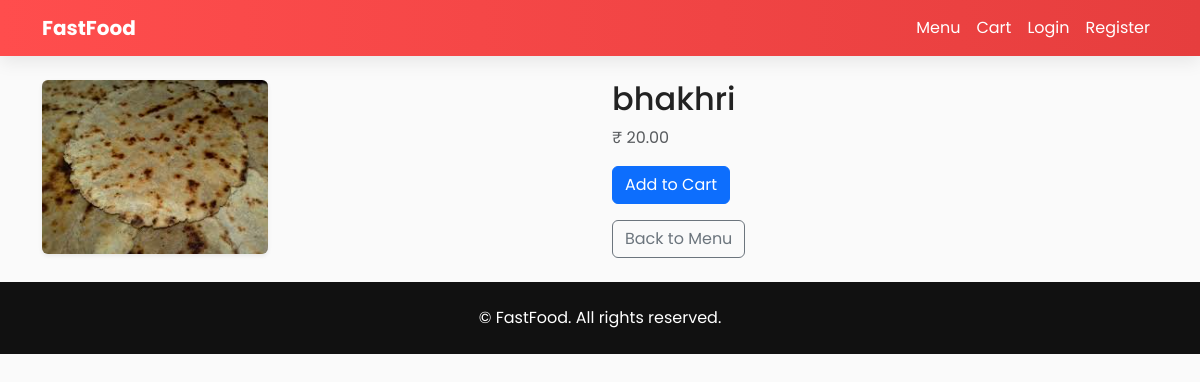
Screenshot of /product/2/ with the database file from the repository.
### food_app/models.py (models this page shows, shortened)
class Product(models.Model):
    category = models.ForeignKey(Category, on_delete=models.CASCADE, related_name="products")
    name = models.CharField(max_length=255)
    description = models.TextField(blank=True)
    price = models.DecimalField(max_digits=10, decimal_places=2)
    image = models.ImageField(upload_to='products/', blank=True, null=True)
    available = models.BooleanField(default=True)

### food_app/views.py (the view)
# urls.py: path("product/<int:product_id>/", views.product_detail, name="product_detail"),
def product_detail(request, product_id):
    product = get_object_or_404(Product, pk=product_id)
    return render(request, "food_app/product_detail.html", {"product": product})

### food_app/templates/food_app/product_detail.html (shortened to what this page needs)
{% extends "food_app/base.html" %}
{% load static %}
{% block content %}
<div class="row">
  <div class="col-md-6">
    <img src="{{ product.image.url }}" class="img-fluid rounded shadow-sm">
  </div>
  <div class="col-md-6">
    <h2>{{ product.name }}</h2>
    <p class="text-muted">₹ {{ product.price }}</p>
    <form action="{% url 'add_to_cart' product.id %}" method="post">
      <button class="btn btn-primary">Add to Cart</button>
    </form>
    <a href="{% url 'product_list' %}" class="btn btn-outline-secondary mt-3">Back to Menu</a>
  </div>
</div>
{% endblock %}

### food_app/templates/food_app/base.html (style rules this page uses)
:root { --brand:#ff4d4d; --brand-dark:#e63e3e; }
body { font-family: "Poppins"; background:#fafafa; color:#222; }

### rows the page displays
Product: image (picture), name "bhakhri", price "20.00"
